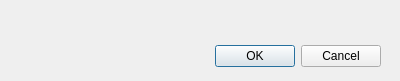
<?xml version="1.0" encoding="UTF-8"?>
<ui version="4.0">
 <class>Dialog</class>
 <widget class="QDialog" name="Dialog">
  <property name="geometry">
   <rect>
    <x>0</x>
    <y>0</y>
    <width>400</width>
    <height>81</height>
   </rect>
  </property>
  <property name="windowTitle">
   <string>Dialog</string>
  </property>
  <widget class="QDialogButtonBox" name="buttonBox">
   <property name="geometry">
    <rect>
     <x>40</x>
     <y>40</y>
     <width>341</width>
     <height>32</height>
    </rect>
   </property>
   <property name="orientation">
    <enum>Qt::Horizontal</enum>
   </property>
   <property name="standardButtons">
    <set>QDialogButtonBox::Cancel|QDialogButtonBox::Ok</set>
   </property>
  </widget>
 </widget>
 <resources/>
 <connections>
  <connection>
   <sender>buttonBox</sender>
   <signal>accepted()</signal>
   <receiver>Dialog</receiver>
   <slot>accept()</slot>
   <hints>
    <hint type="sourcelabel">
     <x>248</x>
     <y>254</y>
    </hint>
    <hint type="destinationlabel">
     <x>157</x>
     <y>274</y>
    </hint>
   </hints>
  </connection>
  <connection>
   <sender>buttonBox</sender>
   <signal>rejected()</signal>
   <receiver>Dialog</receiver>
   <slot>reject()</slot>
   <hints>
    <hint type="sourcelabel">
     <x>316</x>
     <y>260</y>
    </hint>
    <hint type="destinationlabel">
     <x>286</x>
     <y>274</y>
    </hint>
   </hints>
  </connection>
 </connections>
</ui>
